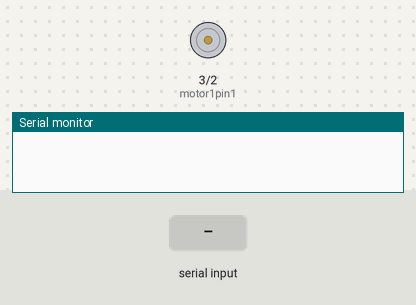
A sketch run on a simulated Arduino Uno, built with avr-gcc and run on an emulated ATmega328P. On the bench: motor-driver pin pairs drawn as motors (green arrow = first pin HIGH = forward, orange = second pin HIGH = backward, longer = more drive), the last lines printed to the serial monitor. The test bench sets the inputs (shaded band).

Above: at 1.2 s.
1.3 s: "90,45\n" received over Serial
At 2.4 s:
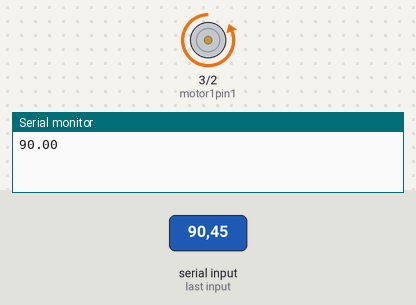
4.2 s: "200\n" received over Serial
At 8.3 s:
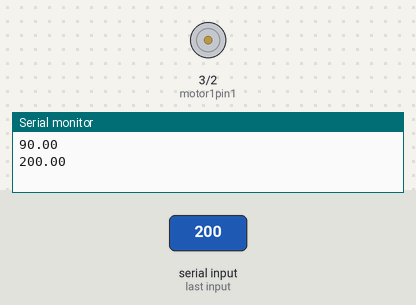
Timing chart, 0 to 9.8 s (numbered marks = the images above; inputs shaded):
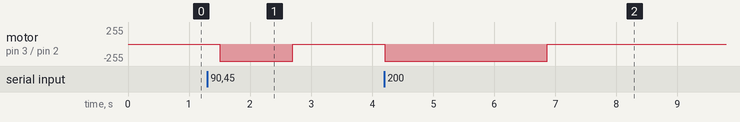

Measured:
- after the input at 1.3 s, motor on pin 3 (motor1pin1) / pin 2 (motor1pin2): stopped → backward 255/255 after 0.20 s, → stopped 1.2 s later
- after the input at 4.2 s, motor on pin 3 (motor1pin1) / pin 2 (motor1pin2): stopped → backward 255/255 at once, → stopped 2.7 s later

The sketch:

height_sensor_with_motor.ino
```cpp
int motor1pin1 = 3;
int motor1pin2 = 2;

int Trig = 13;
int Echo = 12;

const int BUTTON_PIN = 7;  // 按鍵的接腳
int buttonState = 0;   // 按鈕的狀態

int Duration;
float Distance;

String command;
float degree;


int motorSugarPin1 = 4;
int motorSugarPin2 = 5;

int IR_Objects = 9; //紅外線接
int IR = 0; //紅外線初始值
int mem = 0;

const float speed = 360.0/4800.0;

void counterClockwise() {
    digitalWrite(motor1pin1, HIGH);
    digitalWrite(motor1pin2, LOW);
}

void StopCounterClockwise() {
    digitalWrite(motor1pin1, LOW);
}

void clockwise() {
    digitalWrite(motor1pin1, LOW);
    digitalWrite(motor1pin2, HIGH);
}

void StopClockwise() {
    digitalWrite(motor1pin2, LOW);
}

void turn(float degree) {
  if (degree > 0){
    clockwise();
    float total_delay = degree/speed;
    delay(total_delay);
    StopClockwise();
  }
}

void resetAngle() {
  counterClockwise();
  while( true )
  {
    buttonState = digitalRead(BUTTON_PIN);
    if(buttonState == LOW){
      Serial.println("button pressed");
      break;
    }
    delay(5);
  }
  StopCounterClockwise();
}

void getDis() {
  // ultra sonic sensor
  digitalWrite(Trig,LOW);
  delayMicroseconds(1);

  digitalWrite(Trig,HIGH);
  delayMicroseconds(11);

  digitalWrite(Trig,LOW);
  Duration = pulseIn(Echo,HIGH);

  if (Duration>0) {
    Distance = Duration/2;
    Distance = Distance*340*100/1000000; // ultrasonic speed is 340m/s = 34000cm/s = 0.034cm/us

    Serial.print(Distance);
    Serial.println("cm");
  }
}


void sugar() {
  digitalWrite(motorSugarPin1, LOW);
  digitalWrite(motorSugarPin2, HIGH);
  delay(500);
  digitalWrite(motorSugarPin2, LOW);
}

void setup() {
  // put your setup code here, to run once:
  pinMode(motor1pin1, OUTPUT);
  pinMode(motor1pin2, OUTPUT);


  Serial.begin(9600);
  pinMode(Trig,OUTPUT);
  pinMode(Echo,INPUT);

  pinMode(BUTTON_PIN, INPUT);
}

void loop() {

    if(Serial.available()){
        command = Serial.readStringUntil('\n');
        // if(command.startsWith("turn")){
        //   if(Serial.available()){
        //     command = Serial.readStringUntil('\n');

        //     degree = command.toFloat();
        //     Serial.println(degree);
        //     turn(degree);
        //   }
        // }
        if(command.equals("send")){
          getDis();
        }
        else if(command.equals("reset")) {
          resetAngle();
        }
        else if(command.equals("sugar")) {
          sugar();
        }
        else{
          degree = command.toFloat();
          Serial.println(degree);
          turn(degree);
        }
    }

  delay(500);
}
```
